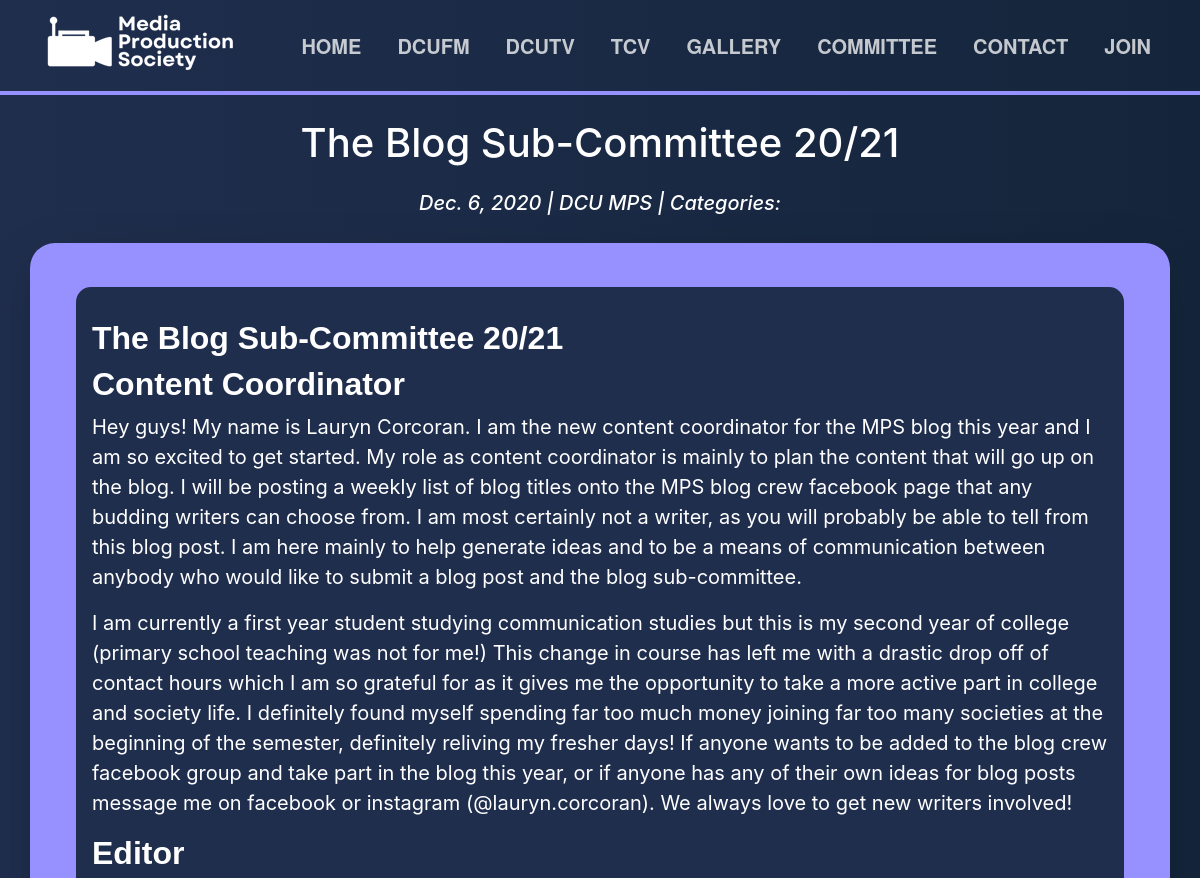
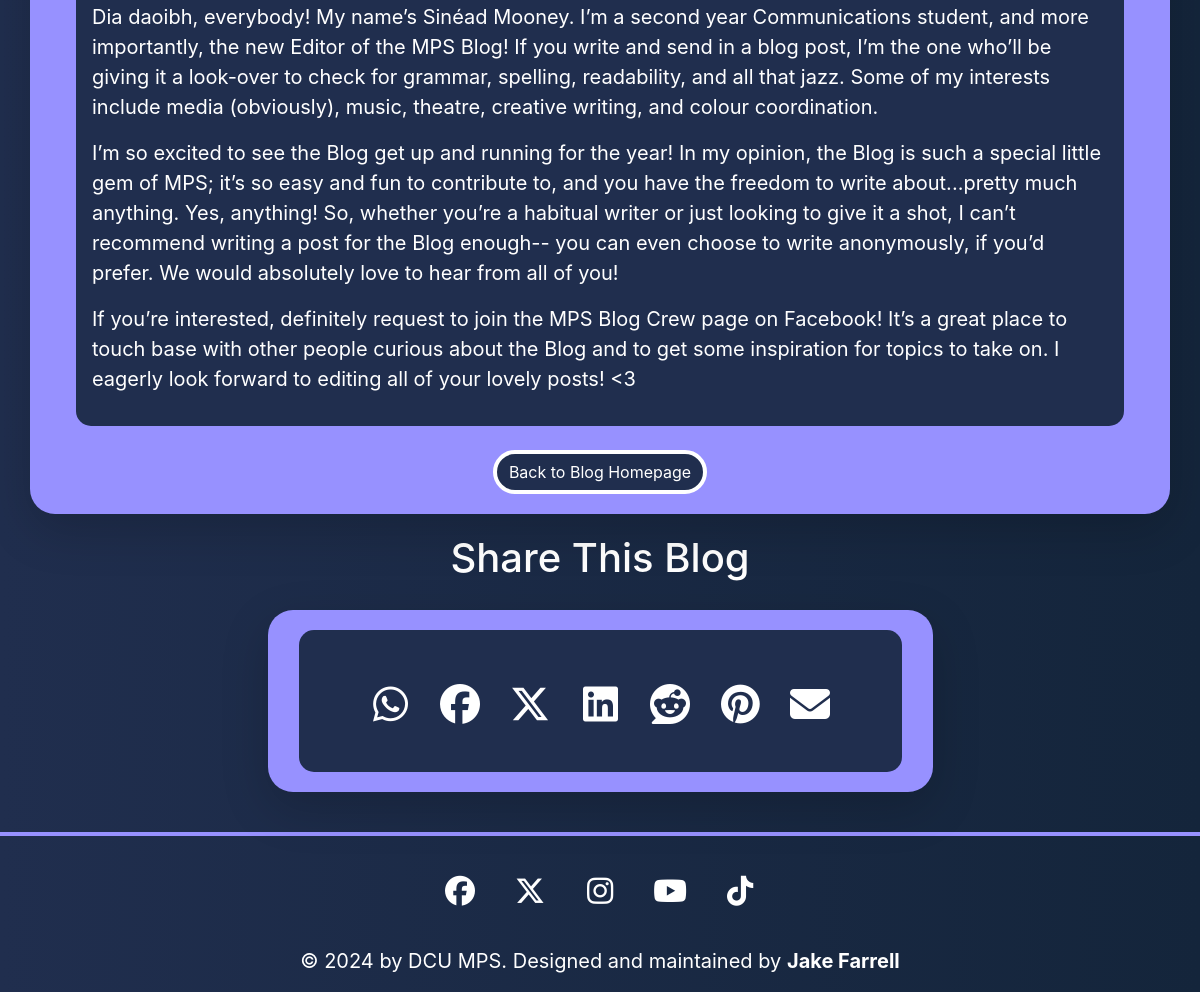
The page /blog/post/the-blog-sub-committee-2021/ on the database its author committed (2 pictures, top to bottom).
### mps_site/models.py (models this page shows, shortened)
class Post(models.Model):
    title = models.CharField(max_length=255)
    post_slug = models.SlugField(max_length=255, blank=True)
    author = models.ForeignKey(Author, on_delete=models.CASCADE)
    preview_image = models.CharField(max_length=255, default="assets/img/other/blank_event.png")
    body = models.TextField()
    created_on = models.DateTimeField(default=timezone.now)
    last_modified = models.DateTimeField(auto_now=True)
    categories = models.ManyToManyField("Category", related_name="posts")
    def get_absolute_url(self):
        return reverse('blog_detail', kwargs={'slug': self.post_slug})

class Author(models.Model):
    name = models.CharField(max_length=255)
    author_slug = models.SlugField(max_length=255, blank=True)
    def __str__(self):
        return self.name

### mps_site/views.py (the view)
# urls.py: path('blog/post/<slug:slug>/', blog_detail, name='blog_detail'),
def blog_detail(request, slug):
    post = get_object_or_404(Post, post_slug=slug)
    md = markdown.Markdown(extensions=["fenced_code"])
    post.body = render_markdown(post.body)
    post.title = render_markdown(post.title)  # If necessary, render Markdown for title
    comments = Comment.objects.filter(post=post)
    context = {
        "post": post,
        "page_name": post.title,
        "comments": comments,
        'link': request.build_absolute_uri(post.get_absolute_url()),
    }
    return render(request, "blog/detail.html", context)

### mps_site/utils.py (called while the page is built, shortened)
def render_markdown(text):
    md = markdown.Markdown(extensions=['fenced_code', ImageDimensionsExtension()])
    return md.convert(text)

    def run(self, root):
        return root

    def extendMarkdown(self, md):
        md.treeprocessors.register(ImageDimensionsTreeprocessor(md), 'image_dimensions', 15)

### mps_site/templates/blog/detail.html (shortened to what this page needs)
{% extends 'base.html' %}
{% load static %}
{% block content %}
{% block page_content %}
<div class="container">
    <h1 class="my-4">{{ post.title | safe }}</h1>
    <h5><i>{{ post.created_on.date }} | <a href="{% url 'blog_author' post.author.author_slug %}">{{ post.author }}</a> | Categories:
        </h5></i>
    <div class="row justify-content-center">
      <div class="col-md-12 custom-box shadow-lg bg-body">
        <div class="center-contents">
          <div class="container mt-4">
    <div class="mx-3 px-3 py-3" style="font-size: 20px; text-align: left; background-color: #202E4E; border-radius: 15px;">
    <p>{{ post.body | safe }}</p>
</div>
    <a class="btn btn-primary mt-4" style="background-color: #202E4E; border-radius: 25px; border-width: 4px; border-color: white;" href="{% url 'blog_index' %}">Back to Blog Homepage</a>
          </div>
        </div>
        </div>
    </div>
</div>
<div class="container">
    <h1>Share This Blog</h1>
    <div class="row justify-content-center">
      <div class="col-md-7 custom-box shadow-lg bg-body">
        <div class="center-contents">
    <div class="mx-3 px-3 py-3" style="font-size: 20px; text-align: left; background-color: #202E4E; border-radius: 15px;">
        <div class="social-icons">
            <ul>
                <li><a href="https://api.whatsapp.com/send?text={{ post.title }}%20{{ link }}" target="_blank"><i class="fa-brands fa-whatsapp hvr-bounce-in"></i></a></li>
                <li><a href="https://www.facebook.com/sharer/sharer.php?u={{ link }}" target="_blank"><i class="fa-brands fa-facebook hvr-bounce-in"></i></a></li>
                <li><a href="https://twitter.com/intent/tweet?via=dcumps&text={{ post.title }}&url={{ link }}" target="_blank"><i class="fa-brands fa-x-twitter hvr-bounce-in"></i></a></li>
                <li><a href="https://www.linkedin.com/sharing/share-offsite/?url={{ link }}" target="_blank"><i class="fa-brands fa-linkedin hvr-bounce-in"></i></a></li>
                <li><a href="https://www.reddit.com/submit?url={{ link }}&title={{ post.title }}" target="_blank"><i class="fa-brands fa-reddit hvr-bounce-in"></i></a></li>
                <li><a href="https://pinterest.com/pin/create/button/?url={{ link }}&description={{ post.title }}" target="_blank"><i class="fa-brands fa-pinterest hvr-bounce-in"></i></a></li>
                <li><a href="mailto:?subject={{ post.title }}&body={{ link }}" target="_blank"><i class="fa fa-envelope hvr-bounce-in" aria-hidden="true"></i></a></li>
            </ul>
          </div>
</div>
        </div>
        </div>
    </div>
</div>
{% endblock page_content %}
{% endblock %}

### mps_site/static/css/style.css (style rules this page uses)
:root { --main-color: #202E4E; --secondary-color: #9791FF; --text-color: #ffffff; --hover-color: #FFE085; }
html { scroll-behavior: smooth; }
body { background-color: var(--main-color); }
h1 { text-align: center; color: var(--text-color); font-size: 60px; }
h2, h6 { font-family: 'Rob', sans-serif; }
h3, h5 { text-align: center; color: var(--text-color); }
.custom-box { background-color: var(--secondary-color); color: var(--text-color); padding: 20px; margin: 20px; border-radius: 25px; }
.center-contents { text-align: center; }
.social-icons { font-size: 2rem; margin-top: 15px; }
.social-icons a { color: var(--text-color); margin: 0 15px; }
a:link { color: var(--text-color); }
.social-icons { margin-top: 10px; }
.social-icons ul { display: flex; flex-wrap: wrap; justify-content: center; align-items: center; margin: 20px; padding: 10px; }
.social-icons ul li { list-style: none; margin: 0 10px; height: 50px; width: 50px; color: var(--text-color); display: flex; justify-content: center; align-items: center; font-size: 40px; transition: all ease 0.3s; }

### mps_site/templates/base.html (style rules this page uses)
body { background-image: linear-gradient(to right, #202E4E, rgb(20, 37, 59)) !important; margin: 0; }

### rows shown on the page
Post: title "The Blog Sub-Committee 20/21", created_on "Dec. 6, 2020", author "DCU MPS", body "The Blog Sub-Committee 20/21 Content Coordinator Hey guys! My name is Lauryn Corcoran. I am the new content coordinator for the MPS blog this year and I am so excited to get started. My role as content coordinator is mainly to plan the content that will go up on the blog. I will be posting a weekly list of blog titles onto the MPS blog crew facebook page that any budding writers can choose from. I am most certainly not a writer, as you will probably be able to tell from this blog post. I am here mainly to help generate ideas and to be a means of communication between anybody who would like to submit a blog post and the blog sub-committee. I am currently a first year student studying…"
